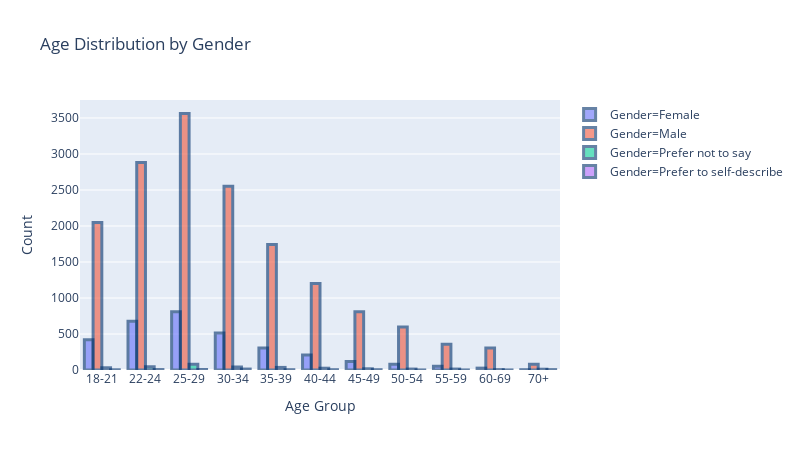

Here is the notebook cell this chart was saved with:
### Code cell
dframe_ages_gender = dframe_data.loc[:,["Age", "Gender"]].groupby(["Age", "Gender"]).size().reset_index()
dframe_ages_gender.columns = ["Age Group", "Gender", "Count"]

fig = px.bar(dframe_ages_gender, x='Age Group', y='Count', color="Gender", 
             barmode='group', title ="Age Distribution by Gender", 
             height=450, width=800
            )

fig.update_traces( marker_line_color='rgb(5,25,20)',
                  marker_line_width=5, opacity=0.7
                 )

fig.update_traces(marker_line_color='rgb(1,48,107)',
                  marker_line_width=3, opacity=0.6
                 )

fig.show()

### Figure 1 — Plotly figure (JSON) as saved in the notebook; plotly's stock layout.template omitted (floating-point values rounded to 4 significant figures)
{"data": [{"alignmentgroup": "True", "hoverlabel": {"namelength": 0}, "hovertemplate": "Gender=Female<br>Age Group=%{x}<br>Count=%{y}", "legendgroup": "Gender=Female", "marker": {"color": "#636efa", "line": {"color": "rgb(1,48,107)", "width": 3}}, "name": "Gender=Female", "offsetgroup": "Gender=Female", "opacity": 0.6, "orientation": "v", "showlegend": true, "textposition": "auto", "type": "bar", "x": ["18-21", "22-24", "25-29", "30-34", "35-39", "40-44", "45-49", "50-54", "55-59", "60-69", "70+"], "xaxis": "x", "y": [419, 678, 810, 513, 304, 209, 118, 80, 51, 26, 4], "yaxis": "y"}, {"alignmentgroup": "True", "hoverlabel": {"namelength": 0}, "hovertemplate": "Gender=Male<br>Age Group=%{x}<br>Count=%{y}", "legendgroup": "Gender=Male", "marker": {"color": "#EF553B", "line": {"color": "rgb(1,48,107)", "width": 3}}, "name": "Gender=Male", "offsetgroup": "Gender=Male", "opacity": 0.6, "orientation": "v", "showlegend": true, "textposition": "auto", "type": "bar", "x": ["18-21", "22-24", "25-29", "30-34", "35-39", "40-44", "45-49", "50-54", "55-59", "60-69", "70+"], "xaxis": "x", "y": [2049, 2880, 3562, 2552, 1743, 1201, 810, 598, 357, 306, 80], "yaxis": "y"}, {"alignmentgroup": "True", "hoverlabel": {"namelength": 0}, "hovertemplate": "Gender=Prefer not to say<br>Age Group=%{x}<br>Count=%{y}", "legendgroup": "Gender=Prefer not to say", "marker": {"color": "#00cc96", "line": {"color": "rgb(1,48,107)", "width": 3}}, "name": "Gender=Prefer not to say", "offsetgroup": "Gender=Prefer not to say", "opacity": 0.6, "orientation": "v", "showlegend": true, "textposition": "auto", "type": "bar", "x": ["18-21", "22-24", "25-29", "30-34", "35-39", "40-44", "45-49", "50-54", "55-59", "60-69", "70+"], "xaxis": "x", "y": [31, 46, 79, 42, 36, 25, 17, 13, 13, 5, 11], "yaxis": "y"}, {"alignmentgroup": "True", "hoverlabel": {"namelength": 0}, "hovertemplate": "Gender=Prefer to self-describe<br>Age Group=%{x}<br>Count=%{y}", "legendgroup": "Gender=Prefer to self-describe", "marker": {"color": "#ab63fa", "line": {"color": "rgb(1,48,107)", "width": 3}}, "name": "Gender=Prefer to self-describe", "offsetgroup": "Gender=Prefer to self-describe", "opacity": 0.6, "orientation": "v", "showlegend": true, "textposition": "auto", "type": "bar", "x": ["18-21", "22-24", "25-29", "30-34", "35-39", "40-44", "45-49", "50-54", "55-59", "60-69", "70+"], "xaxis": "x", "y": [3, 6, 7, 13, 4, 4, 4, 1, 1, 1, 5], "yaxis": "y"}], "layout": {"barmode": "group", "height": 450, "legend": {"tracegroupgap": 0}, "title": {"text": "Age Distribution by Gender"}, "width": 800, "xaxis": {"anchor": "y", "domain": [0, 1], "title": {"text": "Age Group"}}, "yaxis": {"anchor": "x", "domain": [0, 1], "title": {"text": "Count"}}}}
